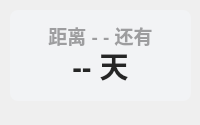
<?xml version="1.0" encoding="UTF-8"?>
<ui version="4.0">
 <class>Theme</class>
 <widget class="QWidget" name="Form">
  <property name="geometry">
   <rect>
    <x>0</x>
    <y>0</y>
    <width>200</width>
    <height>125</height>
   </rect>
  </property>
  <property name="minimumSize">
   <size>
    <width>0</width>
    <height>0</height>
   </size>
  </property>
  <property name="maximumSize">
   <size>
    <width>16777215</width>
    <height>65536</height>
   </size>
  </property>
  <property name="windowTitle">
   <string>倒计日</string>
  </property>
  <widget class="QLabel" name="countdown_custom_title">
   <property name="geometry">
    <rect>
     <x>20</x>
     <y>20</y>
     <width>161</width>
     <height>31</height>
    </rect>
   </property>
   <property name="font">
    <font>
     <family>Microsoft YaHei UI</family>
     <pointsize>14</pointsize>
     <weight>75</weight>
     <bold>true</bold>
    </font>
   </property>
   <property name="styleSheet">
    <string notr="true">color: rgba(0, 0, 0, 90);
font-weight: bold;</string>
   </property>
   <property name="text">
    <string>距离 - - 还有</string>
   </property>
   <property name="textFormat">
    <enum>Qt::PlainText</enum>
   </property>
   <property name="alignment">
    <set>Qt::AlignCenter</set>
   </property>
  </widget>
  <widget class="QLabel" name="custom_countdown">
   <property name="geometry">
    <rect>
     <x>20</x>
     <y>30</y>
     <width>161</width>
     <height>71</height>
    </rect>
   </property>
   <property name="font">
    <font>
     <family>Microsoft YaHei UI</family>
     <pointsize>22</pointsize>
     <weight>75</weight>
     <bold>true</bold>
    </font>
   </property>
   <property name="styleSheet">
    <string notr="true">border: none;
color: rgba(37, 37, 37, 255);
font-weight: bold</string>
   </property>
   <property name="text">
    <string>-- 天</string>
   </property>
   <property name="textFormat">
    <enum>Qt::PlainText</enum>
   </property>
   <property name="alignment">
    <set>Qt::AlignCenter</set>
   </property>
  </widget>
  <widget class="QLabel" name="backgnd">
   <property name="geometry">
    <rect>
     <x>10</x>
     <y>10</y>
     <width>181</width>
     <height>91</height>
    </rect>
   </property>
   <property name="styleSheet">
    <string notr="true">background-color: rgba(242, 243, 245, 255);
border-radius: 8px</string>
   </property>
   <property name="text">
    <string/>
   </property>
  </widget>
  <zorder>backgnd</zorder>
  <zorder>countdown_custom_title</zorder>
  <zorder>custom_countdown</zorder>
 </widget>
 <resources/>
 <connections/>
</ui>
